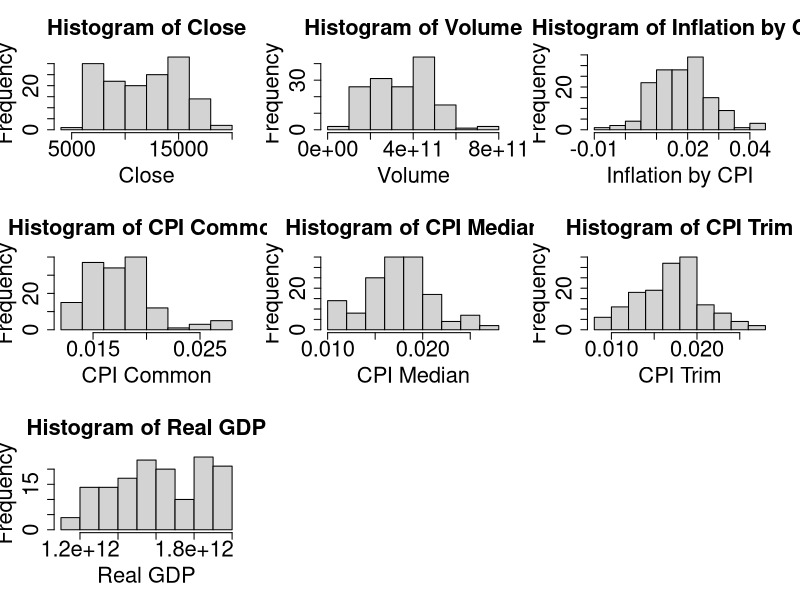
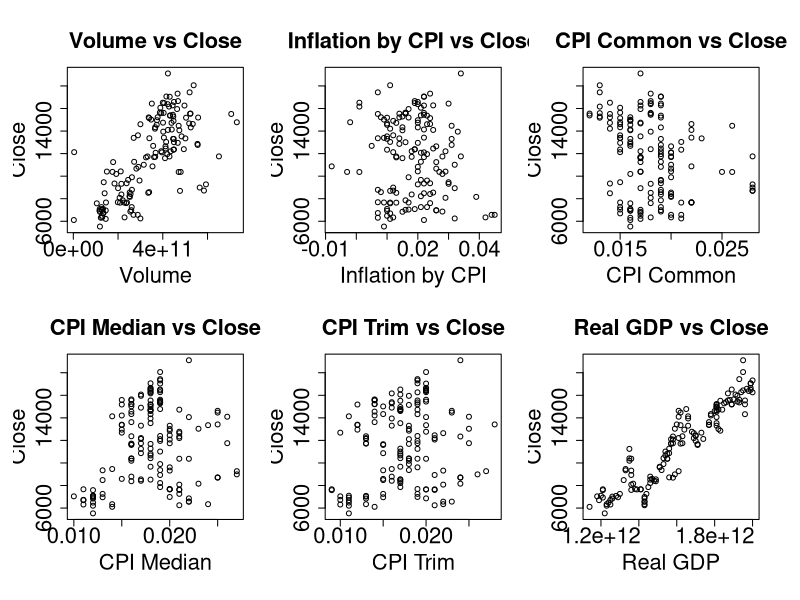
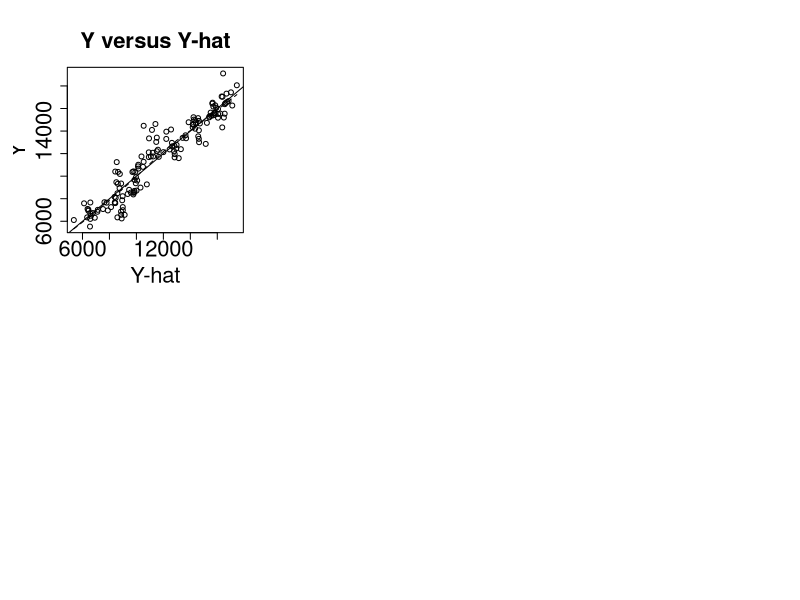
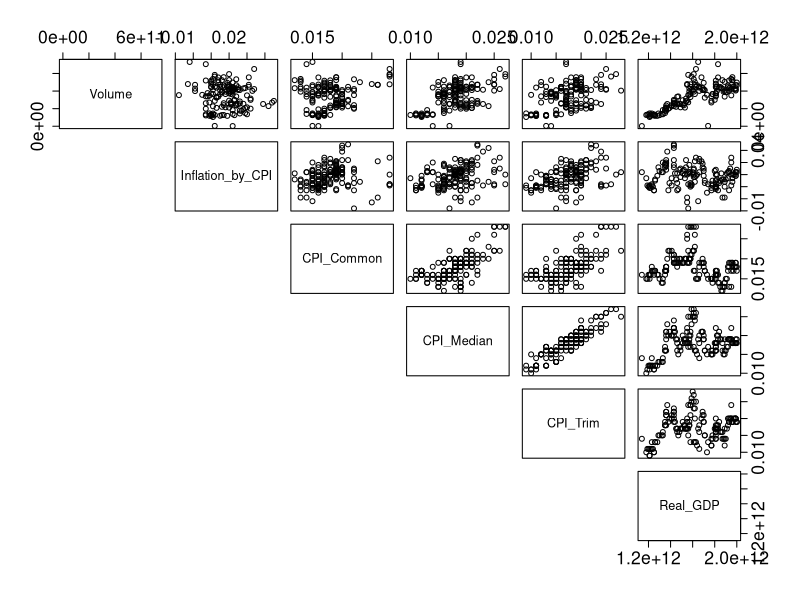
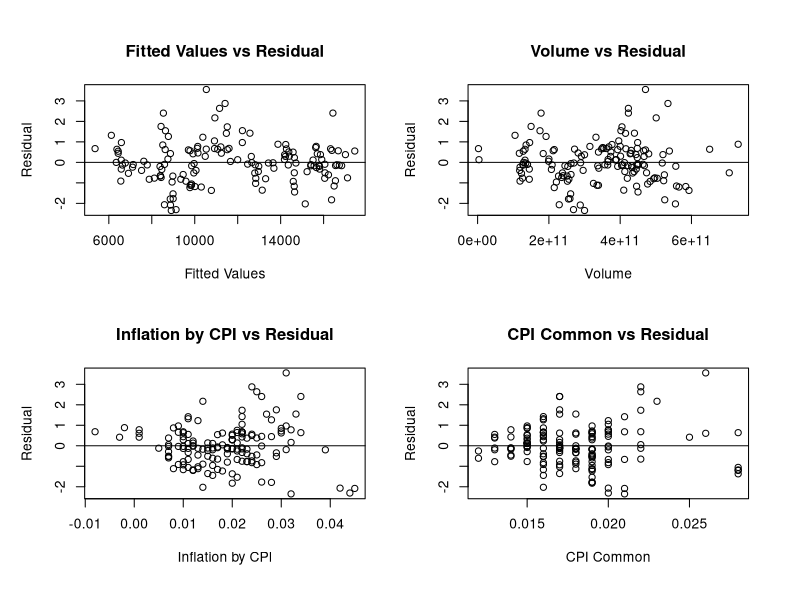
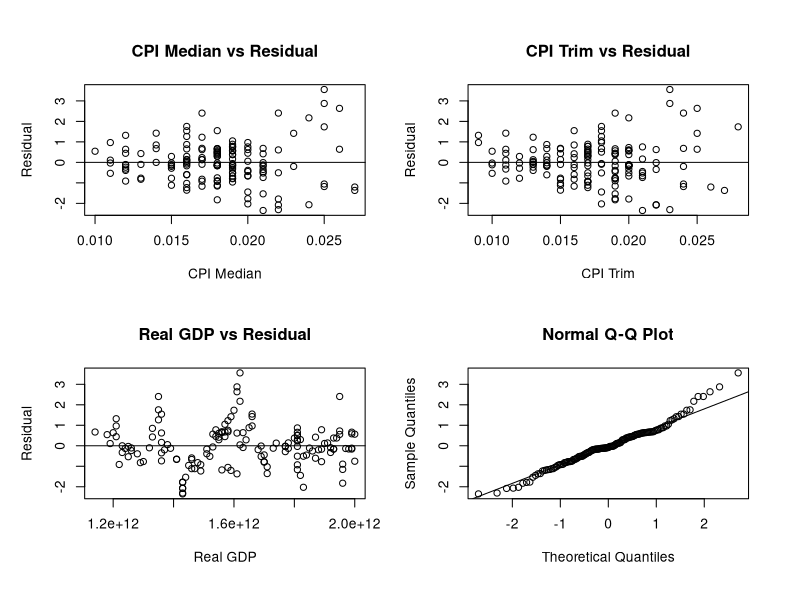

These figures' R source, in order: (Note: this script raises an error after producing the figures.)
## ---- chunk 1
# Import Data
df <- read.csv("Combined Dataset with GDP.csv")
# Check if values are imported correctly
str(df)
## ---- chunk 2
# par(mfrow=c(1,2))
# hist(df$Inflation_Upper_Band)
# hist(df$Inflation_Lower_Band)
## ---- chunk 3
# Remove Inflation_Upper_ and Lower_Band
df <- df[, !(names(df) %in% c("Inflation_Upper_Band", "Inflation_Lower_Band"))]
# Percentage values are not in decimal form, we will transform them
df$Inflation_by_CPI <- df$Inflation_by_CPI / 100
df$CPI_Common <- df$CPI_Common / 100
df$CPI_Median <- df$CPI_Median / 100
df$CPI_Trim <- df$CPI_Trim / 100

# Make dataset complete case
df <- df[complete.cases(df), ]
## ---- chunk 4
# Create a 50/50 split
set.seed(1)

# Opted for a higher number of samples to include in the training dataset
train_df <- df[sample(1:nrow(df), ceiling(nrow(df)/2), replace=FALSE), ]
test_df <- df[which(!(df$Date %in% train_df$Date)), ]

# Delete the Date columnn because we don't need it anymore
train_df <- train_df[, !(names(train_df) %in% c("Date"))]
test_df <- test_df[, !(names(test_df) %in% c("Date"))]

# Confirm the dimensions of the datasets
dim(train_df)
dim(test_df)
## ---- chunk 5
meanTrain <- apply(train_df, 2, mean)
sdTrain <- apply(train_df, 2, sd)
sdTrain

meanTest <- apply(test_df, 2, mean)
sdTest <- apply(test_df, 2, sd)
## ---- chunk 6
# Plot Histograms
par(mfrow=c(3,3))
for (i in 1:length(train_df)) {
  hist(
    train_df[,i],
    main=paste("Histogram of", gsub("_", " ", names(train_df)[i])),
    xlab=gsub("_", " ", names(train_df)[i]),
    cex.lab=2,
    cex.axis=2,
    cex.main=2
    )
}
## ---- chunk 7
# Plot scatterplots against Close
par(mfrow=c(2,3), oma=c(1,1,1,1))
for (i in 2:(length(train_df))) {
  plot(
    train_df[,i],
    train_df$Close,
    main=paste(gsub("_", " ", names(train_df)[i]), "vs", "Close"),
    xlab=gsub("_", " ", names(train_df)[i]),
    ylab="Close",
    cex.lab=2,
    cex.axis=2,
    cex.main=2
    )
}
## ---- chunk 8
s1 <- lm(train_df$Close ~ ., data=train_df)
summary(s1)
## ---- chunk 9
# Condition 1
plot(train_df$Close ~ fitted(s1), main="Y versus Y-hat", xlab="Y-hat", ylab="Y", cex.main=2, cex.lab=2, cex.axis=2)
abline(a=0, b=1)
lines(lowess(train_df$Close ~ fitted(s1)), lty=2)

# Condition 2
pairs(train_df[, c(2:length(train_df))], lower.panel=NULL, cex.main=1.6, cex.lab=2, cex.axis=1.6)
## ---- chunk 10
# Get the residuals from spec 1
r1 <- rstandard(s1)

# Plot the residual plots
par(mfrow=c(2,2))
# Residual plot for the fitted values
plot(r1 ~ fitted(s1), xlab="Fitted Values", ylab="Residual", main="Fitted Values vs Residual")
abline(a = 0, b = 0)
# Residual plots for the predictors
for (i in 2:(length(train_df))) {
  plot(r1 ~ train_df[, i], xlab=gsub("_", " ", colnames(train_df)[i]), ylab="Residual", main=paste(gsub("_", " ", colnames(train_df)[i]), "vs Residual"))
  abline(a = 0, b = 0)
}

# Plot the qq plots
qqnorm(r1)
qqline(r1)
## ---- chunk 11
# Box-Cox Transformation
library(car)

p <- powerTransform(cbind(
  train_df[, 1],
  train_df[, 2],
  train_df[, 3],
  train_df[, 4],
  train_df[, 5],
  train_df[, 6],
  train_df[, 7]
) ~ 1, family="bcnPower")
summary(p)
## ---- chunk 12
# Apply transformations
transformed_train_df <- cbind(train_df)  # get a copy of the training set
transformed_train_df[, 1] <- transformed_train_df[, 1] * 1
transformed_train_df[, 2] <- log(transformed_train_df[, 2])
transformed_train_df[, 3] <- transformed_train_df[, 3] * 1
transformed_train_df[, 4] <- log(transformed_train_df[, 4])
transformed_train_df[, 5] <- transformed_train_df[, 5] * 1
transformed_train_df[, 6] <- transformed_train_df[, 6] * 1
transformed_train_df[, 7] <- transformed_train_df[, 7] * 1
## ---- chunk 13
s2 <- lm(transformed_train_df$Close ~ ., data=transformed_train_df)
summary(s2)
## ---- chunk 14
# Condition 1
plot(transformed_train_df$Close ~ fitted(s2), main="Y versus Y-hat", xlab="Y-hat", ylab="Y")
abline(a=0, b=1)
lines(lowess(transformed_train_df$Close ~ fitted(s2)), lty=2)

# Condition 2
pairs(transformed_train_df[, c(2:length(transformed_train_df))], lower.panel=NULL)
## ---- chunk 15
# Get the residuals from spec 1
r2 <- rstandard(s2)

# Plot the residual plots
par(mfrow=c(2,2))
# Residual plot for the fitted values
plot(r2 ~ fitted(s2), xlab="Fitted Values", ylab="Residual")
abline(a = 0, b = 0)
# Residual plots for the predictors
for (i in 2:(length(transformed_train_df))) {
  plot(r2 ~ transformed_train_df[, i], xlab=gsub("_", " ", colnames(transformed_train_df)[i]), ylab="Residual")
  abline(a = 0, b = 0)
}

# Plot the qq plots
qqnorm(r2)
qqline(r2)
## ---- chunk 16
# Construct the reduced model
reduced_mod <- lm(train_df$Close ~ Volume + CPI_Common + CPI_Median + CPI_Trim + Real_GDP, data=train_df)
summary(reduced_mod)
## ---- chunk 17
# Condition 1
plot(train_df$Close ~ fitted(reduced_mod), main="Y versus Y-hat", xlab="Y-hat", ylab="Y")
abline(a=0, b=1)
lines(lowess(train_df$Close ~ fitted(reduced_mod)), lty=2)

# Condition 2
pairs(train_df[, c(2, 4:7)], lower.panel=NULL)
## ---- chunk 18
# Get the residuals from spec 1
reduced_r <- rstandard(reduced_mod)

# Plot the residual plots
par(mfrow=c(2,4))
# Residual plot for the fitted values
plot(reduced_r ~ fitted(reduced_mod), xlab="Fitted Values", ylab="Residual", cex.main=2, cex.lab=2, cex.axis=2)
abline(a = 0, b = 0)
# Residual plots for the predictors
for (i in 2:(length(train_df))) {
  plot(r2 ~ train_df[, i], xlab=gsub("_", " ", colnames(train_df)[i]), ylab="Residual", cex.main=2, cex.lab=2, cex.axis=2)
  abline(a = 0, b = 0)
}

# Plot the qq plots
qqnorm(reduced_r, cex.main=2, cex.lab=2, cex.axis=2)
qqline(reduced_r, cex.main=2, cex.lab=2, cex.axis=2)
## ---- chunk 19
anova(reduced_mod, s1)
## ---- chunk 20
vif(reduced_mod)
## ---- chunk 21
VIF_mod <- lm(train_df$Close ~ Volume + CPI_Common + Real_GDP, data=train_df)
summary(VIF_mod)
vif(VIF_mod)
## ---- chunk 22
# Condition 1
plot(train_df$Close ~ fitted(VIF_mod), main="Y versus Y-hat", xlab="Y-hat", ylab="Y")
abline(a=0, b=1)
lines(lowess(train_df$Close ~ fitted(VIF_mod)), lty=2)

# Condition 2
pairs(train_df[, c(2, 4, 7)], lower.panel=NULL)

# Get the residuals
VIF_r <- rstandard(VIF_mod)

# Plot the residual plots
par(mfrow=c(2,2))
# Residual plot for the fitted values
plot(VIF_r ~ fitted(VIF_mod), xlab="Fitted Values", ylab="Residual")
abline(a = 0, b = 0)
# Residual plots for the predictors
for (i in c(2, 4, 7)) {
  plot(VIF_r ~ train_df[, i], xlab=gsub("_", " ", colnames(train_df)[i]), ylab="Residual")
  abline(a = 0, b = 0)
}

# Plot the qq plots
qqnorm(VIF_r)
qqline(VIF_r)
## ---- chunk 23
library(leaps)

best <- regsubsets(Close ~ ., data=train_df, nbest=1)
summary(best)
# subsets(best, statistic = "adjr2")
## ---- chunk 24
library(MASS)

# Forward selection
stepAIC(
  lm(Close ~ 1, data=train_df),
  scope = list(upper=lm(Close ~ ., data=train_df)),
  direction = "forward",
  k = 2  # We wish to work with AIC
        )
## ---- chunk 25
# Backward selection based on AIC
stepAIC(
  lm(Close ~ ., data=train_df),
  scope = list(lower=lm(Close ~ 1, data=train_df)),
  direction = "backward",
  k = 2  # We wish to work with AIC
        )
## ---- chunk 26
#VIF_mod_1 <- lm(Close ~ Volume + CPI_Median + CPI_Common + Real_GDP, data=train_df)
#VIF_mod_2 <- lm(Close ~ Volume + CPI_Trim + CPI_Common + Real_GDP, data=train_df)

#summary(VIF_mod_1)
#summary(VIF_mod_2)
## ---- chunk 27
# Forward Selection
stepAIC(
  lm(Close ~ 1, data=train_df),
  scope = list(upper=lm(Close ~ ., data=train_df)),
  direction = "forward",
  k = log(nrow(train_df))  # We wish to work with BIC
        )
## ---- chunk 28
# Backward selection based on BIC
stepAIC(
  lm(Close ~ ., data=train_df),
  scope = list(lower=lm(Close ~ 1, data=train_df)),
  direction = "backward",
  k = log(nrow(train_df))  # We wish to work with BIC
        )
## ---- chunk 29
# Step wise AIC
stepAIC(lm(Close ~., data=train_df), direction = "both", k = 2)
## ---- chunk 30
# Step wise BIC
stepAIC(lm(Close ~., data=train_df), direction = "both", k = log(nrow(train_df)))
## ---- chunk 31
final_mod <- lm(Close ~ Volume + CPI_Common + Real_GDP, data=train_df)
test_mod <- lm(Close ~ Volume + CPI_Common + Real_GDP, data=test_df)
## ---- chunk 32
vif(final_mod)
vif(test_mod)
## ---- chunk 33
# For Training Model
par(mfrow=c(6,3), oma=c(0,0,3,0))
# Leverage Points
l_pts_train <- which(hatvalues(final_mod) > 2 * (length(coef(final_mod))-1 + 1) / nrow(train_df))
l_pts_test <- which(hatvalues(test_mod) > 2 * (length(coef(test_mod))-1 + 1) / nrow(test_df))
# Plot in graph
# Training Set
plot(train_df$Close ~ train_df$Volume, main="Volume vs Close", xlab="Volume", ylab="Close")
points(train_df$Close[l_pts_train] ~ train_df$Volume[l_pts_train], col="red", pch=19)
plot(train_df$Close ~ train_df$CPI_Common, main="CPI Common vs Close", xlab="CPI Common", ylab="Close")
points(train_df$Close[l_pts_train] ~ train_df$CPI_Common[l_pts_train], col="red", pch=19)
plot(train_df$Close ~ train_df$Real_GDP, main="Real GDP vs Close", xlab="Real GDP", ylab="Close")
points(train_df$Close[l_pts_train] ~ train_df$Real_GDP[l_pts_train], col="red", pch=19)
# Testing Set
plot(test_df$Close ~ test_df$Volume, main="Volume vs Close", xlab="Volume", ylab="Close")
points(test_df$Close[l_pts_test] ~ test_df$Volume[l_pts_test], col="red", pch=19)
plot(test_df$Close ~ test_df$CPI_Common, main="CPI Common vs Close", xlab="CPI Common", ylab="Close")
points(test_df$Close[l_pts_test] ~ test_df$CPI_Common[l_pts_test], col="red", pch=19)
plot(test_df$Close ~ test_df$Real_GDP, main="Real GDP vs Close", xlab="Real GDP", ylab="Close")
points(test_df$Close[l_pts_test] ~ test_df$Real_GDP[l_pts_test], col="red", pch=19)
# mtext("Leverage Points", outer=TRUE, cex=1.2)

# Outliers
train_r <- rstandard(final_mod)
outliers_train <- which(train_r < -4 | train_r > 4)
test_r <- rstandard(test_mod)
outliers_test <- which(test_r < -4 | test_r > 4)
# Plot in graph
# Training Set
plot(train_df$Close ~ train_df$Volume, main="Volume vs Close", xlab="Volume", ylab="Close")
points(train_df$Close[outliers_train] ~ train_df$Volume[outliers_train], col="blue", pch=19)
plot(train_df$Close ~ train_df$CPI_Common, main="CPI Common vs Close", xlab="CPI Common", ylab="Close")
points(train_df$Close[outliers_train] ~ train_df$CPI_Common[outliers_train], col="blue", pch=19)
plot(train_df$Close ~ train_df$Real_GDP, main="Real GDP vs Close", xlab="Real GDP", ylab="Close")
points(train_df$Close[outliers_train] ~ train_df$Real_GDP[outliers_train], col="blue", pch=19)
# Testing Set
plot(test_df$Close ~ test_df$Volume, main="Volume vs Close", xlab="Volume", ylab="Close")
points(test_df$Close[outliers_test] ~ test_df$Volume[outliers_test], col="blue", pch=19)
plot(test_df$Close ~ test_df$CPI_Common, main="CPI Common vs Close", xlab="CPI Common", ylab="Close")
points(test_df$Close[outliers_test] ~ test_df$CPI_Common[outliers_test], col="blue", pch=19)
plot(test_df$Close ~ test_df$Real_GDP, main="Real GDP vs Close", xlab="Real GDP", ylab="Close")
points(test_df$Close[outliers_test] ~ test_df$Real_GDP[outliers_test], col="blue", pch=19)
# mtext("Outliers", outer=TRUE, cex=1.2)

# Influential Points
# Find the cooks distance and compare to cutoff
DCutOff_Train <- qf(0.5, length(coef(final_mod)) - 1, nrow(train_df) - length(coef(final_mod)) - 2)
D_pts <- which(cooks.distance(final_mod) > DCutOff_Train)
DCutOff_Test <- qf(0.5, length(coef(test_mod)) - 1, nrow(test_df) - length(coef(test_mod)) - 2)
D_pts_test <- which(cooks.distance(test_mod) > DCutOff_Test)
# Find DEFFITS and compare to cutoff
DFFITSCutOff <- 2 * sqrt((length(coef(final_mod)) - 1)/nrow(train_df))
DFFITS_pts <- which(abs(dffits(final_mod)) > DFFITSCutOff)
DFFITSCutOff_Test <- 2 * sqrt((length(coef(test_mod)) - 1)/nrow(test_df))
DFFITS_pts_test <- which(abs(dffits(test_mod)) > DFFITSCutOff_Test)
# Find DFBETAS and compare to cutoff
DFBETACutOff <- 2 / sqrt(nrow(train_df))
dfb_Intercept <- which(abs(dfbetas(final_mod)[,1]) > DFBETACutOff)
dfb_Volume <- which(abs(dfbetas(final_mod)[,2]) > DFBETACutOff)
dfb_CPI_Common <- which(abs(dfbetas(final_mod)[,3]) > DFBETACutOff)
dfb_Real_GDP <- which(abs(dfbetas(final_mod)[,4]) > DFBETACutOff)

DFBETACutOff_Test <- 2 / sqrt(nrow(test_df))
dfb_Intercept_test <- which(abs(dfbetas(test_mod)[,1]) > DFBETACutOff_Test)
dfb_Volume_test <- which(abs(dfbetas(test_mod)[,2]) > DFBETACutOff_Test)
dfb_CPI_Common_test <- which(abs(dfbetas(test_mod)[,3]) > DFBETACutOff_Test)
dfb_Real_GDP_test <- which(abs(dfbetas(test_mod)[,4]) > DFBETACutOff_Test)
# Get the unique points
dfb_pts <- unique(c(dfb_CPI_Common, dfb_Intercept, dfb_Real_GDP, dfb_Intercept))
influential_pts <- unique(dfb_pts, D_pts)

dfb_pts_test <- unique(c(dfb_CPI_Common_test, dfb_Intercept_test, dfb_Real_GDP_test, dfb_Intercept_test))
influential_pts_test <- unique(dfb_pts_test, D_pts_test)

# Plot in graph
# Training Set
plot(train_df$Close ~ train_df$Volume, main="Volume vs Close", xlab="Volume", ylab="Close")
points(train_df$Close[influential_pts] ~ train_df$Volume[influential_pts], col="orange", pch=19)
plot(train_df$Close ~ train_df$CPI_Common, main="CPI Common vs Close", xlab="CPI Common", ylab="Close")
points(train_df$Close[influential_pts] ~ train_df$CPI_Common[influential_pts], col="orange", pch=19)
plot(train_df$Close ~ train_df$Real_GDP, main="Real GDP vs Close", xlab="Real GDP", ylab="Close")
points(train_df$Close[influential_pts] ~ train_df$Real_GDP[influential_pts], col="orange", pch=19)
# Testing Set
plot(test_df$Close ~ test_df$Volume, main="Volume vs Close", xlab="Volume", ylab="Close")
points(test_df$Close[influential_pts_test] ~ test_df$Volume[influential_pts_test], col="orange", pch=19)
plot(test_df$Close ~ test_df$CPI_Common, main="CPI Common vs Close", xlab="CPI Common", ylab="Close")
points(test_df$Close[influential_pts_test] ~ test_df$CPI_Common[influential_pts_test], col="orange", pch=19)
plot(test_df$Close ~ test_df$Real_GDP, main="Real GDP vs Close", xlab="Real GDP", ylab="Close")
points(test_df$Close[influential_pts_test] ~ test_df$Real_GDP[influential_pts_test], col="orange", pch=19)
# mtext("Influential Points", outer=TRUE, cex=1.2)
## ---- chunk 34
# Condition 1
par(mfrow=c(1,2))
# Training Set
plot(train_df$Close ~ fitted(final_mod), main="Y versus Y-hat", xlab="Y-hat", ylab="Y")
abline(a=0, b=1)
lines(lowess(train_df$Close ~ fitted(final_mod)), lty=2)
# Testing Set
plot(test_df$Close ~ fitted(test_mod), main="Y versus Y-hat", xlab="Y-hat", ylab="Y")
abline(a=0, b=1)
lines(lowess(test_df$Close ~ fitted(test_mod)), lty=2)
## ---- chunk 35
# Condition 2
pairs(train_df[, c(2, 4, 7)], lower.panel=NULL)
pairs(test_df[, c(2, 4, 7)], lower.panel=NULL)
## ---- chunk 36
# Get the residuals from spec 1
final_r <- rstandard(final_mod)
test_r <- rstandard(test_mod)
# Plot the residual plots
par(mfrow=c(5,2))
# Residual plot for the fitted values
plot(final_r ~ fitted(final_mod), xlab="Fitted Values", ylab="Residual", main="Fitted Values vs Residual for Training Set")
abline(a = 0, b = 0)
plot(test_r ~ fitted(test_mod), xlab="Fitted Values", ylab="Residual", main="Fitted Values vs Residual for Testing Set")
abline(a = 0, b = 0)
# Residual plots for the predictors
for (i in c(2,4,7)) {
  plot(final_r ~ train_df[, i], xlab=gsub("_", " ", colnames(train_df)[i]), ylab="Residual", main=paste(gsub("_", " ", colnames(train_df)[i]), "vs Residual in Training Set"))
  abline(a = 0, b = 0)
  plot(test_r ~ test_df[, i], xlab=gsub("_", " ", colnames(test_df)[i]), ylab="Residual", main=paste(gsub("_", " ", colnames(test_df)[i]), "vs Residual in Testing Set"))
  abline(a = 0, b = 0)
}

# Plot the qq plots
qqnorm(final_r)
qqline(final_r)
qqnorm(test_r)
qqline(test_r)
## ---- chunk 37
par(mfrow=c(2,2))
for (i in c(1,2,4,7)) {
  hist(
    train_df[,i],
    main=paste("Histogram of", gsub("_", " ", names(train_df)[i]), "in Training Set"),
    xlab=gsub("_", " ", names(train_df)[i])
    )
  hist(
    test_df[,i],
    main=paste("Histogram of", gsub("_", " ", names(test_df)[i]), "in Testing Set"),
    xlab=gsub("_", " ", names(test_df)[i])
    )
}
## ---- chunk 38
# Plot scatterplots against Close
par(mfrow=c(3,2))
for (i in c(2,4,7)) {
  plot(
    train_df[,i],
    train_df$Close,
    main=paste(gsub("_", " ", names(train_df)[i]), "vs", "Close", "in Training Set"),
    xlab=gsub("_", " ", names(train_df)[i]),
    ylab="Close"
    )
  plot(
    test_df[,i],
    test_df$Close,
    main=paste(gsub("_", " ", names(test_df)[i]), "vs", "Close", "in Testing Set"),
    xlab=gsub("_", " ", names(test_df)[i]),
    ylab="Close"
    )
}
## ---- chunk 39
summary(final_mod)
summary(test_mod)
